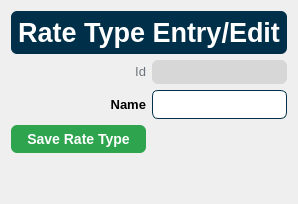
      <widget class="QWidget" name="pageRateTypeEntry">
       <layout class="QGridLayout" name="gridLayout_5">
        <item row="2" column="0">
         <widget class="QLabel" name="lblRateType_Name">
          <property name="styleSheet">
           <string notr="true">font-family: &quot;Helvetica&quot;;
font-weight: 700;
font-size: 10pt;</string>
          </property>
          <property name="text">
           <string>Name</string>
          </property>
          <property name="alignment">
           <set>Qt::AlignRight|Qt::AlignTrailing|Qt::AlignVCenter</set>
          </property>
         </widget>
        </item>
        <item row="1" column="1">
         <widget class="QLabel" name="lblRateTypeId">
          <property name="sizePolicy">
           <sizepolicy hsizetype="Preferred" vsizetype="Minimum">
            <horstretch>0</horstretch>
            <verstretch>0</verstretch>
           </sizepolicy>
          </property>
          <property name="styleSheet">
           <string notr="true">background-color: rgb(215, 215, 215);
border-radius: 6px;
font-family: &quot;Helvetica&quot;;
padding: 5px;</string>
          </property>
          <property name="text">
           <string/>
          </property>
         </widget>
        </item>
        <item row="1" column="0">
         <widget class="QLabel" name="lblRateTypeId_Label">
          <property name="sizePolicy">
           <sizepolicy hsizetype="Preferred" vsizetype="Maximum">
            <horstretch>0</horstretch>
            <verstretch>0</verstretch>
           </sizepolicy>
          </property>
          <property name="layoutDirection">
           <enum>Qt::LeftToRight</enum>
          </property>
          <property name="styleSheet">
           <string notr="true">color: #6c757d;
font-family: &quot;Helvetica&quot;;
font-weight: 300;
font-size: 10pt</string>
          </property>
          <property name="text">
           <string>Id</string>
          </property>
          <property name="alignment">
           <set>Qt::AlignRight|Qt::AlignTrailing|Qt::AlignVCenter</set>
          </property>
         </widget>
        </item>
        <item row="4" column="0" colspan="2">
         <spacer name="verticalSpacer">
          <property name="orientation">
           <enum>Qt::Vertical</enum>
          </property>
          <property name="sizeHint" stdset="0">
           <size>
            <width>20</width>
            <height>40</height>
           </size>
          </property>
         </spacer>
        </item>
        <item row="2" column="1">
         <widget class="QLineEdit" name="txtRateType_Name">
          <property name="styleSheet">
           <string notr="true">border: 1px solid #003049;
border-radius: 6px;
font-family: &quot;Helvetica&quot;;
font-size: 10pt;
padding: 5px;</string>
          </property>
          <property name="maxLength">
           <number>32767</number>
          </property>
         </widget>
        </item>
        <item row="0" column="0" colspan="2">
         <widget class="QLabel" name="lblRateTypeEntry_Header">
          <property name="styleSheet">
           <string notr="true">border: 1px solid rgba(27, 31, 35, .15);
border-radius: 6px;
background-color: #003049;
color: #ffffff;
font-size: 20pt;
font-family: &quot;Helvetica&quot;;
font-style: normal;
font-weight: 700;
padding: 6px;</string>
          </property>
          <property name="text">
           <string>Rate Type Entry/Edit</string>
          </property>
          <property name="alignment">
           <set>Qt::AlignCenter</set>
          </property>
         </widget>
        </item>
        <item row="3" column="0">
         <widget class="QPushButton" name="btnSaveRateType">
          <property name="focusPolicy">
           <enum>Qt::NoFocus</enum>
          </property>
          <property name="styleSheet">
           <string notr="true">background-color: #2ea44f;
border: 1px solid rgba(27, 31, 35, .15);
border-radius: 6px;
color: #fff;
font-family: &quot;Helvetica&quot;;
font-size: 14px;
font-weight: 600;
line-height: 20px;
padding: 6px 16px;
position: relative;
text-align: center;
text-decoration: none;
vertical-align: middle;
white-space: nowrap;</string>
          </property>
          <property name="text">
           <string>Save Rate Type</string>
          </property>
         </widget>
        </item>
       </layout>
      </widget>
